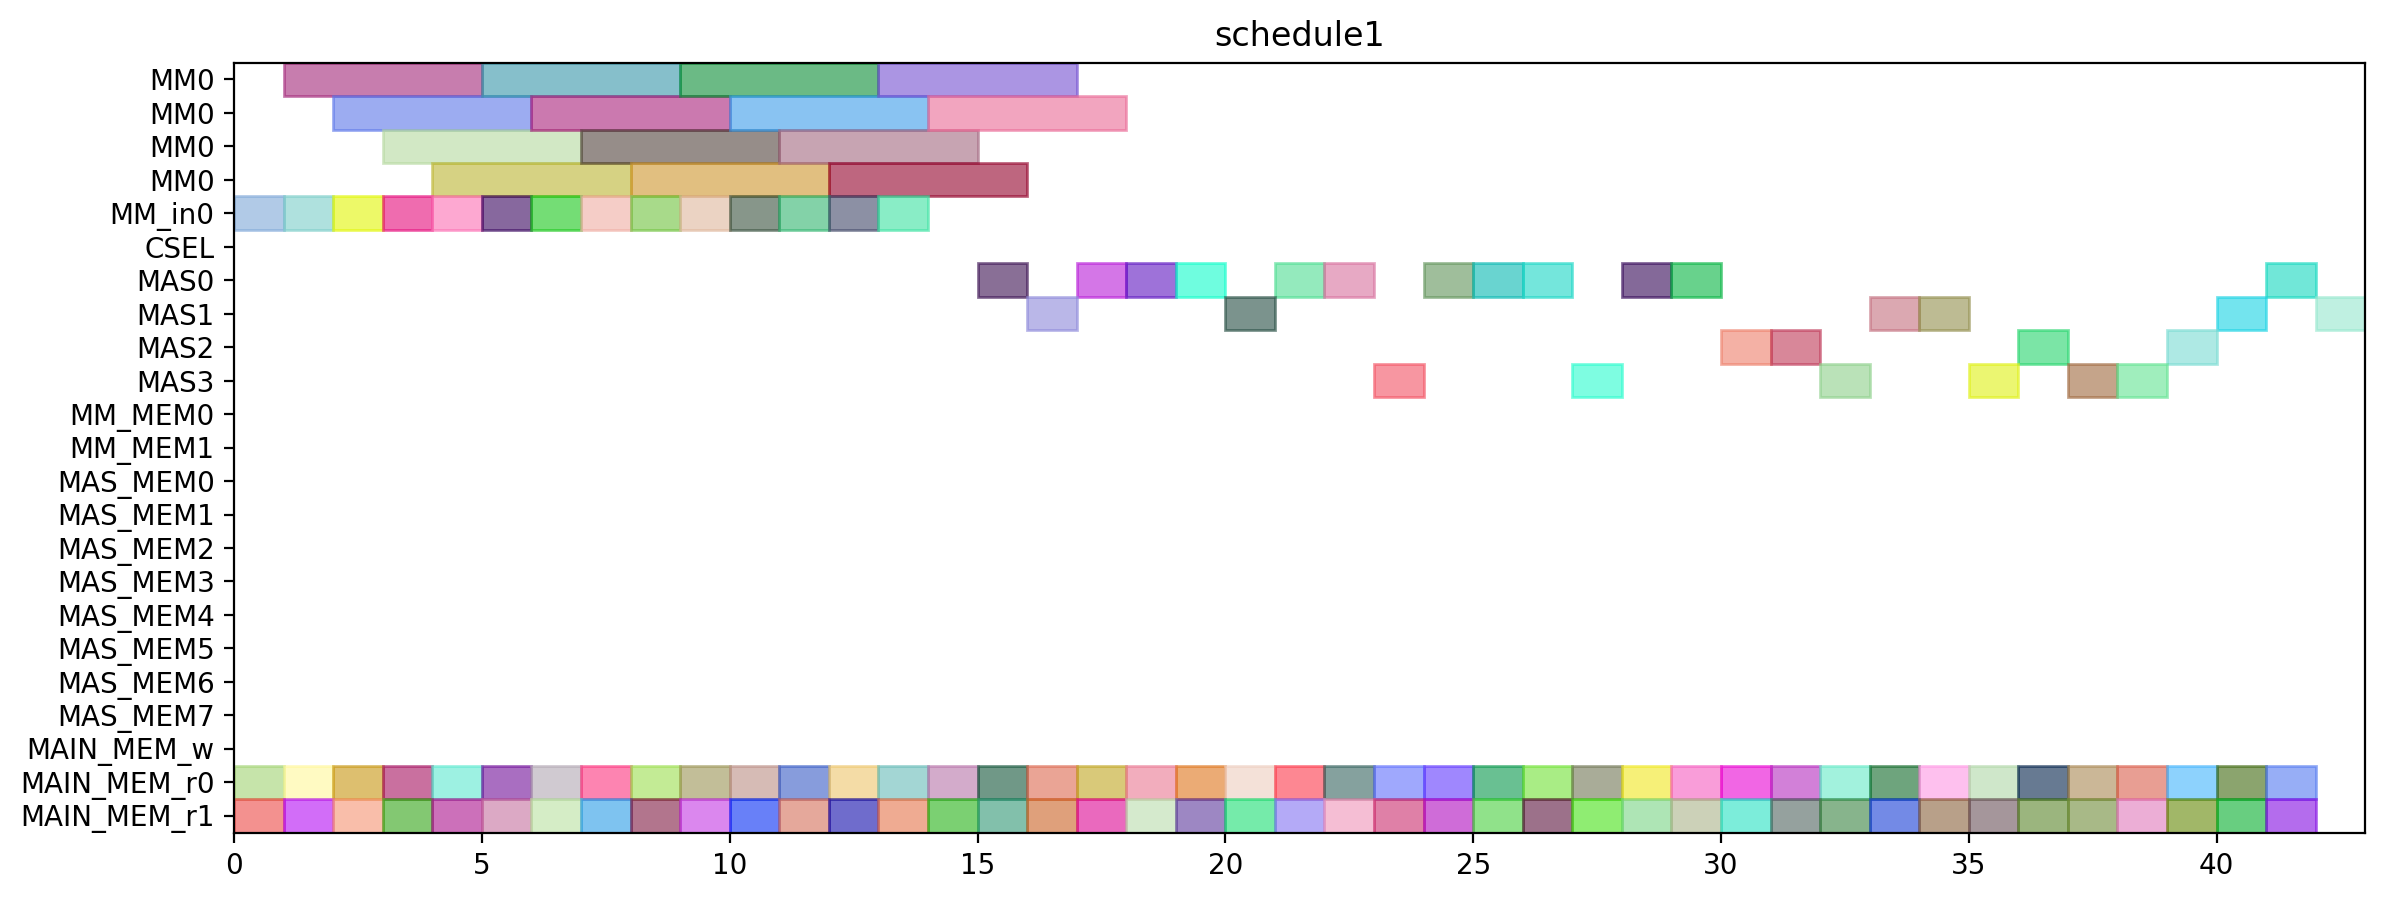

Reproduce this figure in Python.
from pyschedule import Scenario, solvers, plotters, alt


def solve():
	horizon = 151
	S = Scenario("schedule1", horizon=horizon)

	# resource
	MM = S.Resources('MM', num=1, size=4)
	MM_in = S.Resources('MM_in', num=1)
	CSEL = S.Resource('CSEL')
	MAS = S.Resources('MAS', num=4, size=1, periods=range(1, horizon))
	MM_MEM = S.Resources('MM_MEM', num=2)
	MAS_MEM = S.Resources('MAS_MEM', num=8)
	MAIN_MEM_w = S.Resource('MAIN_MEM_w', size=1)
	MAIN_MEM_r = S.Resources('MAIN_MEM_r', num=2)

	# result of previous scheduling
	t4_t2_t1_in = S.Task('t4_t2_t1_in', length=1, delay_cost=1)
	S += t4_t2_t1_in >= 0
	t4_t2_t1_in += MM_in[0]

	t4_t2_t1_mem0 = S.Task('t4_t2_t1_mem0', length=1, delay_cost=1)
	S += t4_t2_t1_mem0 >= 0
	t4_t2_t1_mem0 += MAIN_MEM_r[0]

	t4_t2_t1_mem1 = S.Task('t4_t2_t1_mem1', length=1, delay_cost=1)
	S += t4_t2_t1_mem1 >= 0
	t4_t2_t1_mem1 += MAIN_MEM_r[1]

	t2_t0_in = S.Task('t2_t0_in', length=1, delay_cost=1)
	S += t2_t0_in >= 1
	t2_t0_in += MM_in[0]

	t2_t0_mem0 = S.Task('t2_t0_mem0', length=1, delay_cost=1)
	S += t2_t0_mem0 >= 1
	t2_t0_mem0 += MAIN_MEM_r[0]

	t2_t0_mem1 = S.Task('t2_t0_mem1', length=1, delay_cost=1)
	S += t2_t0_mem1 >= 1
	t2_t0_mem1 += MAIN_MEM_r[1]

	t4_t2_t1 = S.Task('t4_t2_t1', length=4, delay_cost=1)
	S += t4_t2_t1 >= 1
	t4_t2_t1 += MM[0]

	t2_t0 = S.Task('t2_t0', length=4, delay_cost=1)
	S += t2_t0 >= 2
	t2_t0 += MM[0]

	t4_t8_t1_in = S.Task('t4_t8_t1_in', length=1, delay_cost=1)
	S += t4_t8_t1_in >= 2
	t4_t8_t1_in += MM_in[0]

	t4_t8_t1_mem0 = S.Task('t4_t8_t1_mem0', length=1, delay_cost=1)
	S += t4_t8_t1_mem0 >= 2
	t4_t8_t1_mem0 += MAIN_MEM_r[0]

	t4_t8_t1_mem1 = S.Task('t4_t8_t1_mem1', length=1, delay_cost=1)
	S += t4_t8_t1_mem1 >= 2
	t4_t8_t1_mem1 += MAIN_MEM_r[1]

	t4_t8_t0_in = S.Task('t4_t8_t0_in', length=1, delay_cost=1)
	S += t4_t8_t0_in >= 3
	t4_t8_t0_in += MM_in[0]

	t4_t8_t0_mem0 = S.Task('t4_t8_t0_mem0', length=1, delay_cost=1)
	S += t4_t8_t0_mem0 >= 3
	t4_t8_t0_mem0 += MAIN_MEM_r[0]

	t4_t8_t0_mem1 = S.Task('t4_t8_t0_mem1', length=1, delay_cost=1)
	S += t4_t8_t0_mem1 >= 3
	t4_t8_t0_mem1 += MAIN_MEM_r[1]

	t4_t8_t1 = S.Task('t4_t8_t1', length=4, delay_cost=1)
	S += t4_t8_t1 >= 3
	t4_t8_t1 += MM[0]

	t1_t1_in = S.Task('t1_t1_in', length=1, delay_cost=1)
	S += t1_t1_in >= 4
	t1_t1_in += MM_in[0]

	t1_t1_mem0 = S.Task('t1_t1_mem0', length=1, delay_cost=1)
	S += t1_t1_mem0 >= 4
	t1_t1_mem0 += MAIN_MEM_r[0]

	t1_t1_mem1 = S.Task('t1_t1_mem1', length=1, delay_cost=1)
	S += t1_t1_mem1 >= 4
	t1_t1_mem1 += MAIN_MEM_r[1]

	t4_t8_t0 = S.Task('t4_t8_t0', length=4, delay_cost=1)
	S += t4_t8_t0 >= 4
	t4_t8_t0 += MM[0]

	t1_t0_in = S.Task('t1_t0_in', length=1, delay_cost=1)
	S += t1_t0_in >= 5
	t1_t0_in += MM_in[0]

	t1_t0_mem0 = S.Task('t1_t0_mem0', length=1, delay_cost=1)
	S += t1_t0_mem0 >= 5
	t1_t0_mem0 += MAIN_MEM_r[0]

	t1_t0_mem1 = S.Task('t1_t0_mem1', length=1, delay_cost=1)
	S += t1_t0_mem1 >= 5
	t1_t0_mem1 += MAIN_MEM_r[1]

	t1_t1 = S.Task('t1_t1', length=4, delay_cost=1)
	S += t1_t1 >= 5
	t1_t1 += MM[0]

	t1_t0 = S.Task('t1_t0', length=4, delay_cost=1)
	S += t1_t0 >= 6
	t1_t0 += MM[0]

	t4_t0_t0_in = S.Task('t4_t0_t0_in', length=1, delay_cost=1)
	S += t4_t0_t0_in >= 6
	t4_t0_t0_in += MM_in[0]

	t4_t0_t0_mem0 = S.Task('t4_t0_t0_mem0', length=1, delay_cost=1)
	S += t4_t0_t0_mem0 >= 6
	t4_t0_t0_mem0 += MAIN_MEM_r[0]

	t4_t0_t0_mem1 = S.Task('t4_t0_t0_mem1', length=1, delay_cost=1)
	S += t4_t0_t0_mem1 >= 6
	t4_t0_t0_mem1 += MAIN_MEM_r[1]

	t4_t0_t0 = S.Task('t4_t0_t0', length=4, delay_cost=1)
	S += t4_t0_t0 >= 7
	t4_t0_t0 += MM[0]

	t4_t2_t0_in = S.Task('t4_t2_t0_in', length=1, delay_cost=1)
	S += t4_t2_t0_in >= 7
	t4_t2_t0_in += MM_in[0]

	t4_t2_t0_mem0 = S.Task('t4_t2_t0_mem0', length=1, delay_cost=1)
	S += t4_t2_t0_mem0 >= 7
	t4_t2_t0_mem0 += MAIN_MEM_r[0]

	t4_t2_t0_mem1 = S.Task('t4_t2_t0_mem1', length=1, delay_cost=1)
	S += t4_t2_t0_mem1 >= 7
	t4_t2_t0_mem1 += MAIN_MEM_r[1]

	t4_t1_t0_in = S.Task('t4_t1_t0_in', length=1, delay_cost=1)
	S += t4_t1_t0_in >= 8
	t4_t1_t0_in += MM_in[0]

	t4_t1_t0_mem0 = S.Task('t4_t1_t0_mem0', length=1, delay_cost=1)
	S += t4_t1_t0_mem0 >= 8
	t4_t1_t0_mem0 += MAIN_MEM_r[0]

	t4_t1_t0_mem1 = S.Task('t4_t1_t0_mem1', length=1, delay_cost=1)
	S += t4_t1_t0_mem1 >= 8
	t4_t1_t0_mem1 += MAIN_MEM_r[1]

	t4_t2_t0 = S.Task('t4_t2_t0', length=4, delay_cost=1)
	S += t4_t2_t0 >= 8
	t4_t2_t0 += MM[0]

	t4_t1_t0 = S.Task('t4_t1_t0', length=4, delay_cost=1)
	S += t4_t1_t0 >= 9
	t4_t1_t0 += MM[0]

	t4_t1_t1_in = S.Task('t4_t1_t1_in', length=1, delay_cost=1)
	S += t4_t1_t1_in >= 9
	t4_t1_t1_in += MM_in[0]

	t4_t1_t1_mem0 = S.Task('t4_t1_t1_mem0', length=1, delay_cost=1)
	S += t4_t1_t1_mem0 >= 9
	t4_t1_t1_mem0 += MAIN_MEM_r[0]

	t4_t1_t1_mem1 = S.Task('t4_t1_t1_mem1', length=1, delay_cost=1)
	S += t4_t1_t1_mem1 >= 9
	t4_t1_t1_mem1 += MAIN_MEM_r[1]

	t4_t0_t1_in = S.Task('t4_t0_t1_in', length=1, delay_cost=1)
	S += t4_t0_t1_in >= 10
	t4_t0_t1_in += MM_in[0]

	t4_t0_t1_mem0 = S.Task('t4_t0_t1_mem0', length=1, delay_cost=1)
	S += t4_t0_t1_mem0 >= 10
	t4_t0_t1_mem0 += MAIN_MEM_r[0]

	t4_t0_t1_mem1 = S.Task('t4_t0_t1_mem1', length=1, delay_cost=1)
	S += t4_t0_t1_mem1 >= 10
	t4_t0_t1_mem1 += MAIN_MEM_r[1]

	t4_t1_t1 = S.Task('t4_t1_t1', length=4, delay_cost=1)
	S += t4_t1_t1 >= 10
	t4_t1_t1 += MM[0]

	t2_t1_in = S.Task('t2_t1_in', length=1, delay_cost=1)
	S += t2_t1_in >= 11
	t2_t1_in += MM_in[0]

	t2_t1_mem0 = S.Task('t2_t1_mem0', length=1, delay_cost=1)
	S += t2_t1_mem0 >= 11
	t2_t1_mem0 += MAIN_MEM_r[0]

	t2_t1_mem1 = S.Task('t2_t1_mem1', length=1, delay_cost=1)
	S += t2_t1_mem1 >= 11
	t2_t1_mem1 += MAIN_MEM_r[1]

	t4_t0_t1 = S.Task('t4_t0_t1', length=4, delay_cost=1)
	S += t4_t0_t1 >= 11
	t4_t0_t1 += MM[0]

	t0_t1_in = S.Task('t0_t1_in', length=1, delay_cost=1)
	S += t0_t1_in >= 12
	t0_t1_in += MM_in[0]

	t0_t1_mem0 = S.Task('t0_t1_mem0', length=1, delay_cost=1)
	S += t0_t1_mem0 >= 12
	t0_t1_mem0 += MAIN_MEM_r[0]

	t0_t1_mem1 = S.Task('t0_t1_mem1', length=1, delay_cost=1)
	S += t0_t1_mem1 >= 12
	t0_t1_mem1 += MAIN_MEM_r[1]

	t2_t1 = S.Task('t2_t1', length=4, delay_cost=1)
	S += t2_t1 >= 12
	t2_t1 += MM[0]

	t0_t0_in = S.Task('t0_t0_in', length=1, delay_cost=1)
	S += t0_t0_in >= 13
	t0_t0_in += MM_in[0]

	t0_t0_mem0 = S.Task('t0_t0_mem0', length=1, delay_cost=1)
	S += t0_t0_mem0 >= 13
	t0_t0_mem0 += MAIN_MEM_r[0]

	t0_t0_mem1 = S.Task('t0_t0_mem1', length=1, delay_cost=1)
	S += t0_t0_mem1 >= 13
	t0_t0_mem1 += MAIN_MEM_r[1]

	t0_t1 = S.Task('t0_t1', length=4, delay_cost=1)
	S += t0_t1 >= 13
	t0_t1 += MM[0]

	t0_t0 = S.Task('t0_t0', length=4, delay_cost=1)
	S += t0_t0 >= 14
	t0_t0 += MM[0]

	t4_t51_mem0 = S.Task('t4_t51_mem0', length=1, delay_cost=1)
	S += t4_t51_mem0 >= 14
	t4_t51_mem0 += MAIN_MEM_r[0]

	t4_t51_mem1 = S.Task('t4_t51_mem1', length=1, delay_cost=1)
	S += t4_t51_mem1 >= 14
	t4_t51_mem1 += MAIN_MEM_r[1]

	t4_t0_t2_mem0 = S.Task('t4_t0_t2_mem0', length=1, delay_cost=1)
	S += t4_t0_t2_mem0 >= 15
	t4_t0_t2_mem0 += MAIN_MEM_r[0]

	t4_t0_t2_mem1 = S.Task('t4_t0_t2_mem1', length=1, delay_cost=1)
	S += t4_t0_t2_mem1 >= 15
	t4_t0_t2_mem1 += MAIN_MEM_r[1]

	t4_t51 = S.Task('t4_t51', length=1, delay_cost=1)
	S += t4_t51 >= 15
	t4_t51 += MAS[0]

	t4_t0_t2 = S.Task('t4_t0_t2', length=1, delay_cost=1)
	S += t4_t0_t2 >= 16
	t4_t0_t2 += MAS[1]

	t4_t50_mem0 = S.Task('t4_t50_mem0', length=1, delay_cost=1)
	S += t4_t50_mem0 >= 16
	t4_t50_mem0 += MAIN_MEM_r[0]

	t4_t50_mem1 = S.Task('t4_t50_mem1', length=1, delay_cost=1)
	S += t4_t50_mem1 >= 16
	t4_t50_mem1 += MAIN_MEM_r[1]

	t1_t2_mem0 = S.Task('t1_t2_mem0', length=1, delay_cost=1)
	S += t1_t2_mem0 >= 17
	t1_t2_mem0 += MAIN_MEM_r[0]

	t1_t2_mem1 = S.Task('t1_t2_mem1', length=1, delay_cost=1)
	S += t1_t2_mem1 >= 17
	t1_t2_mem1 += MAIN_MEM_r[1]

	t4_t50 = S.Task('t4_t50', length=1, delay_cost=1)
	S += t4_t50 >= 17
	t4_t50 += MAS[0]

	t1_t2 = S.Task('t1_t2', length=1, delay_cost=1)
	S += t1_t2 >= 18
	t1_t2 += MAS[0]

	t2_t3_mem0 = S.Task('t2_t3_mem0', length=1, delay_cost=1)
	S += t2_t3_mem0 >= 18
	t2_t3_mem0 += MAIN_MEM_r[0]

	t2_t3_mem1 = S.Task('t2_t3_mem1', length=1, delay_cost=1)
	S += t2_t3_mem1 >= 18
	t2_t3_mem1 += MAIN_MEM_r[1]

	t2_t3 = S.Task('t2_t3', length=1, delay_cost=1)
	S += t2_t3 >= 19
	t2_t3 += MAS[0]

	t4_t0_t3_mem0 = S.Task('t4_t0_t3_mem0', length=1, delay_cost=1)
	S += t4_t0_t3_mem0 >= 19
	t4_t0_t3_mem0 += MAIN_MEM_r[0]

	t4_t0_t3_mem1 = S.Task('t4_t0_t3_mem1', length=1, delay_cost=1)
	S += t4_t0_t3_mem1 >= 19
	t4_t0_t3_mem1 += MAIN_MEM_r[1]

	t2_t2_mem0 = S.Task('t2_t2_mem0', length=1, delay_cost=1)
	S += t2_t2_mem0 >= 20
	t2_t2_mem0 += MAIN_MEM_r[0]

	t2_t2_mem1 = S.Task('t2_t2_mem1', length=1, delay_cost=1)
	S += t2_t2_mem1 >= 20
	t2_t2_mem1 += MAIN_MEM_r[1]

	t4_t0_t3 = S.Task('t4_t0_t3', length=1, delay_cost=1)
	S += t4_t0_t3 >= 20
	t4_t0_t3 += MAS[1]

	t0_t3_mem0 = S.Task('t0_t3_mem0', length=1, delay_cost=1)
	S += t0_t3_mem0 >= 21
	t0_t3_mem0 += MAIN_MEM_r[0]

	t0_t3_mem1 = S.Task('t0_t3_mem1', length=1, delay_cost=1)
	S += t0_t3_mem1 >= 21
	t0_t3_mem1 += MAIN_MEM_r[1]

	t2_t2 = S.Task('t2_t2', length=1, delay_cost=1)
	S += t2_t2 >= 21
	t2_t2 += MAS[0]

	t0_t2_mem0 = S.Task('t0_t2_mem0', length=1, delay_cost=1)
	S += t0_t2_mem0 >= 22
	t0_t2_mem0 += MAIN_MEM_r[0]

	t0_t2_mem1 = S.Task('t0_t2_mem1', length=1, delay_cost=1)
	S += t0_t2_mem1 >= 22
	t0_t2_mem1 += MAIN_MEM_r[1]

	t0_t3 = S.Task('t0_t3', length=1, delay_cost=1)
	S += t0_t3 >= 22
	t0_t3 += MAS[0]

	t0_t2 = S.Task('t0_t2', length=1, delay_cost=1)
	S += t0_t2 >= 23
	t0_t2 += MAS[3]

	t4_t41_mem0 = S.Task('t4_t41_mem0', length=1, delay_cost=1)
	S += t4_t41_mem0 >= 23
	t4_t41_mem0 += MAIN_MEM_r[0]

	t4_t41_mem1 = S.Task('t4_t41_mem1', length=1, delay_cost=1)
	S += t4_t41_mem1 >= 23
	t4_t41_mem1 += MAIN_MEM_r[1]

	t1_t3_mem0 = S.Task('t1_t3_mem0', length=1, delay_cost=1)
	S += t1_t3_mem0 >= 24
	t1_t3_mem0 += MAIN_MEM_r[0]

	t1_t3_mem1 = S.Task('t1_t3_mem1', length=1, delay_cost=1)
	S += t1_t3_mem1 >= 24
	t1_t3_mem1 += MAIN_MEM_r[1]

	t4_t41 = S.Task('t4_t41', length=1, delay_cost=1)
	S += t4_t41 >= 24
	t4_t41 += MAS[0]

	t1_t3 = S.Task('t1_t3', length=1, delay_cost=1)
	S += t1_t3 >= 25
	t1_t3 += MAS[0]

	t4_t40_mem0 = S.Task('t4_t40_mem0', length=1, delay_cost=1)
	S += t4_t40_mem0 >= 25
	t4_t40_mem0 += MAIN_MEM_r[0]

	t4_t40_mem1 = S.Task('t4_t40_mem1', length=1, delay_cost=1)
	S += t4_t40_mem1 >= 25
	t4_t40_mem1 += MAIN_MEM_r[1]

	t4_t2_t3_mem0 = S.Task('t4_t2_t3_mem0', length=1, delay_cost=1)
	S += t4_t2_t3_mem0 >= 26
	t4_t2_t3_mem0 += MAIN_MEM_r[0]

	t4_t2_t3_mem1 = S.Task('t4_t2_t3_mem1', length=1, delay_cost=1)
	S += t4_t2_t3_mem1 >= 26
	t4_t2_t3_mem1 += MAIN_MEM_r[1]

	t4_t40 = S.Task('t4_t40', length=1, delay_cost=1)
	S += t4_t40 >= 26
	t4_t40 += MAS[0]

	t4_t2_t2_mem0 = S.Task('t4_t2_t2_mem0', length=1, delay_cost=1)
	S += t4_t2_t2_mem0 >= 27
	t4_t2_t2_mem0 += MAIN_MEM_r[0]

	t4_t2_t2_mem1 = S.Task('t4_t2_t2_mem1', length=1, delay_cost=1)
	S += t4_t2_t2_mem1 >= 27
	t4_t2_t2_mem1 += MAIN_MEM_r[1]

	t4_t2_t3 = S.Task('t4_t2_t3', length=1, delay_cost=1)
	S += t4_t2_t3 >= 27
	t4_t2_t3 += MAS[3]

	t4_t1_t3_mem0 = S.Task('t4_t1_t3_mem0', length=1, delay_cost=1)
	S += t4_t1_t3_mem0 >= 28
	t4_t1_t3_mem0 += MAIN_MEM_r[0]

	t4_t1_t3_mem1 = S.Task('t4_t1_t3_mem1', length=1, delay_cost=1)
	S += t4_t1_t3_mem1 >= 28
	t4_t1_t3_mem1 += MAIN_MEM_r[1]

	t4_t2_t2 = S.Task('t4_t2_t2', length=1, delay_cost=1)
	S += t4_t2_t2 >= 28
	t4_t2_t2 += MAS[0]

	t4_t1_t2_mem0 = S.Task('t4_t1_t2_mem0', length=1, delay_cost=1)
	S += t4_t1_t2_mem0 >= 29
	t4_t1_t2_mem0 += MAIN_MEM_r[0]

	t4_t1_t2_mem1 = S.Task('t4_t1_t2_mem1', length=1, delay_cost=1)
	S += t4_t1_t2_mem1 >= 29
	t4_t1_t2_mem1 += MAIN_MEM_r[1]

	t4_t1_t3 = S.Task('t4_t1_t3', length=1, delay_cost=1)
	S += t4_t1_t3 >= 29
	t4_t1_t3 += MAS[0]

	t4_t1_t2 = S.Task('t4_t1_t2', length=1, delay_cost=1)
	S += t4_t1_t2 >= 30
	t4_t1_t2 += MAS[2]


	# new tasks
	t4_t8_t2 = S.Task('t4_t8_t2', length=1, delay_cost=1)
	t4_t8_t2 += alt(MAS)
	t4_t8_t2_mem0 = S.Task('t4_t8_t2_mem0', length=1, delay_cost=1)
	t4_t8_t2_mem0 += MAIN_MEM_r[0]
	S += t4_t8_t2_mem0 <= t4_t8_t2

	t4_t8_t2_mem1 = S.Task('t4_t8_t2_mem1', length=1, delay_cost=1)
	t4_t8_t2_mem1 += MAIN_MEM_r[1]
	S += t4_t8_t2_mem1 <= t4_t8_t2

	t4_t8_t3 = S.Task('t4_t8_t3', length=1, delay_cost=1)
	t4_t8_t3 += alt(MAS)
	t4_t8_t3_mem0 = S.Task('t4_t8_t3_mem0', length=1, delay_cost=1)
	t4_t8_t3_mem0 += MAIN_MEM_r[0]
	S += t4_t8_t3_mem0 <= t4_t8_t3

	t4_t8_t3_mem1 = S.Task('t4_t8_t3_mem1', length=1, delay_cost=1)
	t4_t8_t3_mem1 += MAIN_MEM_r[1]
	S += t4_t8_t3_mem1 <= t4_t8_t3

	t70 = S.Task('t70', length=1, delay_cost=1)
	t70 += alt(MAS)
	t70_mem0 = S.Task('t70_mem0', length=1, delay_cost=1)
	t70_mem0 += MAIN_MEM_r[0]
	S += t70_mem0 <= t70

	t70_mem1 = S.Task('t70_mem1', length=1, delay_cost=1)
	t70_mem1 += MAIN_MEM_r[1]
	S += t70_mem1 <= t70

	t71 = S.Task('t71', length=1, delay_cost=1)
	t71 += alt(MAS)
	t71_mem0 = S.Task('t71_mem0', length=1, delay_cost=1)
	t71_mem0 += MAIN_MEM_r[0]
	S += t71_mem0 <= t71

	t71_mem1 = S.Task('t71_mem1', length=1, delay_cost=1)
	t71_mem1 += MAIN_MEM_r[1]
	S += t71_mem1 <= t71

	t80 = S.Task('t80', length=1, delay_cost=1)
	t80 += alt(MAS)
	t80_mem0 = S.Task('t80_mem0', length=1, delay_cost=1)
	t80_mem0 += MAIN_MEM_r[0]
	S += t80_mem0 <= t80

	t80_mem1 = S.Task('t80_mem1', length=1, delay_cost=1)
	t80_mem1 += MAIN_MEM_r[1]
	S += t80_mem1 <= t80

	t81 = S.Task('t81', length=1, delay_cost=1)
	t81 += alt(MAS)
	t81_mem0 = S.Task('t81_mem0', length=1, delay_cost=1)
	t81_mem0 += MAIN_MEM_r[0]
	S += t81_mem0 <= t81

	t81_mem1 = S.Task('t81_mem1', length=1, delay_cost=1)
	t81_mem1 += MAIN_MEM_r[1]
	S += t81_mem1 <= t81

	t90 = S.Task('t90', length=1, delay_cost=1)
	t90 += alt(MAS)
	t90_mem0 = S.Task('t90_mem0', length=1, delay_cost=1)
	t90_mem0 += MAIN_MEM_r[0]
	S += t90_mem0 <= t90

	t90_mem1 = S.Task('t90_mem1', length=1, delay_cost=1)
	t90_mem1 += MAIN_MEM_r[1]
	S += t90_mem1 <= t90

	t91 = S.Task('t91', length=1, delay_cost=1)
	t91 += alt(MAS)
	t91_mem0 = S.Task('t91_mem0', length=1, delay_cost=1)
	t91_mem0 += MAIN_MEM_r[0]
	S += t91_mem0 <= t91

	t91_mem1 = S.Task('t91_mem1', length=1, delay_cost=1)
	t91_mem1 += MAIN_MEM_r[1]
	S += t91_mem1 <= t91

	t100 = S.Task('t100', length=1, delay_cost=1)
	t100 += alt(MAS)
	t100_mem0 = S.Task('t100_mem0', length=1, delay_cost=1)
	t100_mem0 += MAIN_MEM_r[0]
	S += t100_mem0 <= t100

	t100_mem1 = S.Task('t100_mem1', length=1, delay_cost=1)
	t100_mem1 += MAIN_MEM_r[1]
	S += t100_mem1 <= t100

	t101 = S.Task('t101', length=1, delay_cost=1)
	t101 += alt(MAS)
	t101_mem0 = S.Task('t101_mem0', length=1, delay_cost=1)
	t101_mem0 += MAIN_MEM_r[0]
	S += t101_mem0 <= t101

	t101_mem1 = S.Task('t101_mem1', length=1, delay_cost=1)
	t101_mem1 += MAIN_MEM_r[1]
	S += t101_mem1 <= t101

	t5_t0_t2 = S.Task('t5_t0_t2', length=1, delay_cost=1)
	t5_t0_t2 += alt(MAS)
	t5_t0_t2_mem0 = S.Task('t5_t0_t2_mem0', length=1, delay_cost=1)
	t5_t0_t2_mem0 += MAIN_MEM_r[0]
	S += t5_t0_t2_mem0 <= t5_t0_t2

	t5_t0_t2_mem1 = S.Task('t5_t0_t2_mem1', length=1, delay_cost=1)
	t5_t0_t2_mem1 += MAIN_MEM_r[1]
	S += t5_t0_t2_mem1 <= t5_t0_t2

	t5_t8_t2 = S.Task('t5_t8_t2', length=1, delay_cost=1)
	t5_t8_t2 += alt(MAS)
	t5_t8_t2_mem0 = S.Task('t5_t8_t2_mem0', length=1, delay_cost=1)
	t5_t8_t2_mem0 += MAIN_MEM_r[0]
	S += t5_t8_t2_mem0 <= t5_t8_t2

	t5_t8_t2_mem1 = S.Task('t5_t8_t2_mem1', length=1, delay_cost=1)
	t5_t8_t2_mem1 += MAIN_MEM_r[1]
	S += t5_t8_t2_mem1 <= t5_t8_t2

	solvers.mip.solve(S,msg=1,kind='CPLEX',ratio_gap=1.01)

	solution = [['hoge']*len(S.solution()[1]) for i in range(len(S.solution()))]
	for i in range(len(S.solution())):
		for j in range(len(S.solution()[i])):
			solution[i][j]=str(S.solution()[i][j])
	print(solution)

	cycles = int(solution[-1][3])

	pic_file_name = "/home/mfukuda/ABE/multiRAM_multiMAS_16mux/scheduling_result/stage4MM1_stage1MAS4/SPARSE/schedule1.png"
	if(S.solution() != []):
		plotters.matplotlib.plot(S,img_filename=pic_file_name, show_task_labels=False, fig_size=(cycles*0.25+3, 5))

	return solution
